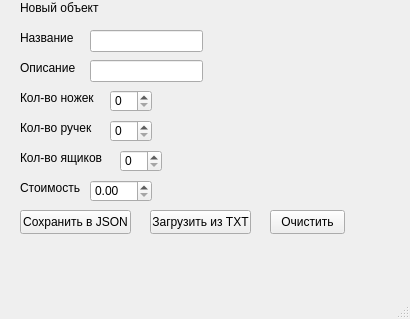
<?xml version="1.0" encoding="UTF-8"?>
<ui version="4.0">
 <class>MainWindow</class>
 <widget class="QMainWindow" name="MainWindow">
  <property name="geometry">
   <rect>
    <x>0</x>
    <y>0</y>
    <width>410</width>
    <height>319</height>
   </rect>
  </property>
  <property name="windowTitle">
   <string>MainWindow</string>
  </property>
  <widget class="QWidget" name="centralwidget">
   <widget class="QLabel" name="label">
    <property name="geometry">
     <rect>
      <x>20</x>
      <y>30</y>
      <width>61</width>
      <height>16</height>
     </rect>
    </property>
    <property name="text">
     <string>Название</string>
    </property>
   </widget>
   <widget class="QLineEdit" name="lineEditName">
    <property name="geometry">
     <rect>
      <x>90</x>
      <y>30</y>
      <width>113</width>
      <height>22</height>
     </rect>
    </property>
   </widget>
   <widget class="QLabel" name="label_2">
    <property name="geometry">
     <rect>
      <x>20</x>
      <y>60</y>
      <width>61</width>
      <height>16</height>
     </rect>
    </property>
    <property name="text">
     <string>Описание</string>
    </property>
   </widget>
   <widget class="QLineEdit" name="lineEditDescription">
    <property name="geometry">
     <rect>
      <x>90</x>
      <y>60</y>
      <width>113</width>
      <height>22</height>
     </rect>
    </property>
   </widget>
   <widget class="QSpinBox" name="spinBoxLegs">
    <property name="geometry">
     <rect>
      <x>110</x>
      <y>90</y>
      <width>42</width>
      <height>22</height>
     </rect>
    </property>
   </widget>
   <widget class="QLabel" name="label_3">
    <property name="geometry">
     <rect>
      <x>20</x>
      <y>90</y>
      <width>81</width>
      <height>16</height>
     </rect>
    </property>
    <property name="text">
     <string>Кол-во ножек</string>
    </property>
   </widget>
   <widget class="QLabel" name="label_4">
    <property name="geometry">
     <rect>
      <x>20</x>
      <y>120</y>
      <width>81</width>
      <height>16</height>
     </rect>
    </property>
    <property name="text">
     <string>Кол-во ручек</string>
    </property>
   </widget>
   <widget class="QSpinBox" name="spinBoxHandles">
    <property name="geometry">
     <rect>
      <x>110</x>
      <y>120</y>
      <width>42</width>
      <height>22</height>
     </rect>
    </property>
   </widget>
   <widget class="QLabel" name="label_5">
    <property name="geometry">
     <rect>
      <x>20</x>
      <y>150</y>
      <width>91</width>
      <height>16</height>
     </rect>
    </property>
    <property name="text">
     <string>Кол-во ящиков</string>
    </property>
   </widget>
   <widget class="QSpinBox" name="spinBoxDrawers">
    <property name="geometry">
     <rect>
      <x>120</x>
      <y>150</y>
      <width>42</width>
      <height>22</height>
     </rect>
    </property>
   </widget>
   <widget class="QLabel" name="label_6">
    <property name="geometry">
     <rect>
      <x>20</x>
      <y>180</y>
      <width>61</width>
      <height>16</height>
     </rect>
    </property>
    <property name="text">
     <string>Стоимость</string>
    </property>
   </widget>
   <widget class="QDoubleSpinBox" name="doubleSpinBoxCost">
    <property name="geometry">
     <rect>
      <x>90</x>
      <y>180</y>
      <width>62</width>
      <height>22</height>
     </rect>
    </property>
    <property name="maximum">
     <double>999990000.000000000000000</double>
    </property>
   </widget>
   <widget class="QPushButton" name="saveButton">
    <property name="geometry">
     <rect>
      <x>20</x>
      <y>210</y>
      <width>111</width>
      <height>24</height>
     </rect>
    </property>
    <property name="text">
     <string>Сохранить в JSON</string>
    </property>
   </widget>
   <widget class="QPushButton" name="loadFromTxtButton">
    <property name="geometry">
     <rect>
      <x>150</x>
      <y>210</y>
      <width>101</width>
      <height>24</height>
     </rect>
    </property>
    <property name="text">
     <string>Загрузить из TXT</string>
    </property>
   </widget>
   <widget class="QPushButton" name="clearButton">
    <property name="geometry">
     <rect>
      <x>270</x>
      <y>210</y>
      <width>75</width>
      <height>24</height>
     </rect>
    </property>
    <property name="text">
     <string>Очистить</string>
    </property>
   </widget>
   <widget class="QLabel" name="label_7">
    <property name="geometry">
     <rect>
      <x>20</x>
      <y>0</y>
      <width>81</width>
      <height>16</height>
     </rect>
    </property>
    <property name="text">
     <string>Новый объект</string>
    </property>
   </widget>
  </widget>
  <widget class="QMenuBar" name="menubar">
   <property name="geometry">
    <rect>
     <x>0</x>
     <y>0</y>
     <width>410</width>
     <height>22</height>
    </rect>
   </property>
  </widget>
  <widget class="QStatusBar" name="statusbar"/>
 </widget>
 <resources/>
 <connections/>
</ui>
